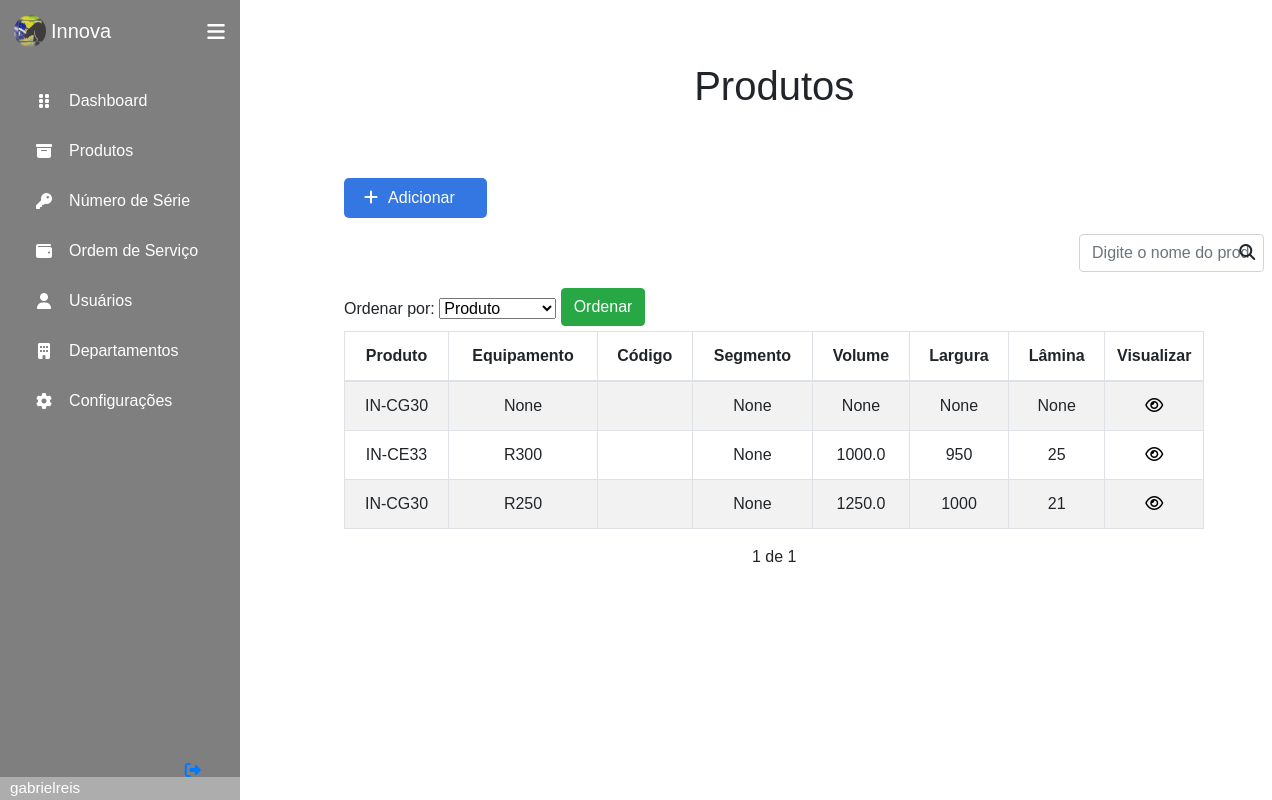
The page /products/ (signed in) on the database as committed earlier.
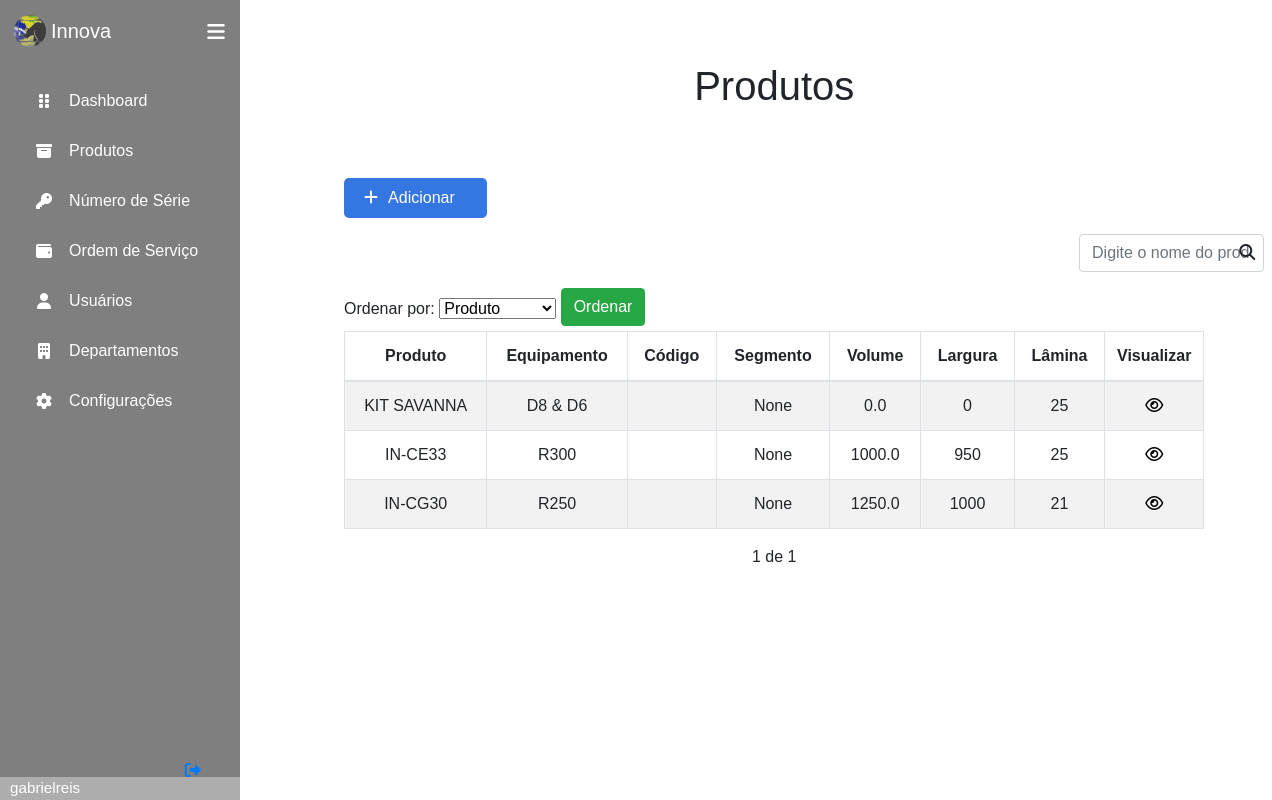
The same page on the database as committed later.
### produtos/models.py (models this page shows, shortened)
class Produto(models.Model):
    nome = CharField(max_length=30)
    equipamento = CharField(max_length=10)
    capacidade = FloatField()
    largura = IntegerField()
    lamina = IntegerField()
    peso = IntegerField()
    dateCriacao = DateTimeField(auto_now_add=True)
    dateUpdate = DateTimeField(auto_now=True)
    segmento = ForeignKey(Segmento, null=True, on_delete=SET_NULL)
    tipoProduto = ForeignKey(TipoProduto, null=True, on_delete=SET_NULL)
    categoria = ForeignKey(CategoriaProduto, null=True, on_delete=SET_NULL)
    classeAplicacao = ForeignKey(ClasseProduto, null=True, on_delete=SET_NULL)
    responsavel = ForeignKey(Colaborador, null=True, on_delete=SET_NULL)

### produtos/views.py (the view, shortened to what this page needs)
# urls.py: path('', views.Products, name = 'Home_Products'),
def Products(request):
    search = request.GET.get('search')
    if search:
        products = Produto.objects.filter(nome__icontains = search)
    else:
        productsList = Produto.objects.all().order_by('-dateCriacao')
        order = request.GET.get('order')
        paginator = Paginator(productsList, 20)
        page = request.GET.get('page')
        products = paginator.get_page(page)
    return render(request, 'produtos/Products.html', {'products' : products})

### templates/produtos/Products.html (shortened to what this page needs)
{% extends 'base.html' %}
{% block content %}
    <div class="container title">
        <h1>Produtos</h1>
    </div>
    <div class="offset-1 col-10 add-all-div">
        <a href="{% url 'products:Add_All_Products' %}" class="add-all">
            <div class="col-2 div-add-all">
                <i class="fas fa-plus all"></i>Adicionar
            </div>
        </a>
        {% if products|length > 0 %}
        <div class="col-3 search-div">
            <form method="GET" id="search-form">
                <input class="form-control" type="text" id="search" name="search" placeholder="Digite o nome do produto">
                <i class="fas fa-search" id="search-button"></i>
            </form>
        </div>
        {% endif %}
        {% if products|length > 0 %}
        <form method="GET">
            <label for="order">Ordenar por:</label>
            <select id="order">
                <option label="Produto">Produto</option>
            </select>
            <input type="submit" class="btn btn-success ordenar" id="order" value="Ordenar">
        </form>
        <table class="table table-striped table-hover table-bordered tab-products">
            <thead>
                <tr>
                    <th scope="col">Produto</th>
                    <th scope="col">Equipamento</th>
                    <th scope="col">Código</th>
                    <th scope="col">Segmento</th>
                    <th scope="col">Volume</th>
                    <th scope="col">Largura</th>
                    <th scope="col">Lâmina</th>
                    <th scope="col" class="col-sm-1">Visualizar</th>
                </tr>
            </thead>
            <tbody id="product-table">
                {% for product in products %}
                <tr scope="row">
                    <td>
                        {{product.nome}}
                    </td>
                    <td>
                        {{product.equipamento}}
                    </td>
                    <td>
                    </td>
                    <td>
                        {{product.segmento}}
                    </td>
                    <td>
                        {{product.capacidade}}
                    </td>
                    <td>
                        {{product.largura}}
                    </td>
                    <td>
                        {{product.lamina}}
                    </td>
                    <td>
                        <a href="{% url 'products:View_Product' product.id %}" class="icon view-product">
                            <div class="col">
                                <i class="far fa-eye"></i>
                            </div>
                        </a>
                    </td>
                </tr>
                {% endfor %}
            </tbody>
        </table>
        {% else %}
            <div class="sem-produtos">
                Nenhum produto cadastrado!
            </div>
        {% endif %}
        <div class="pagination">
            <span class="step-links">
                {% if products.paginator.num_pages %}
                <span class="current">
                    {{products.number}} de {{products.paginator.num_pages}}
                </span>
                {% endif %}
            </span>
        </div>
    </div>
{% endblock %}

Rows that differ between the two databases and show on the page:
changed Produto: nome "IN-CG30" → "KIT SAVANNA"; equipamento "None" → "D8 & D6"; capacidade "None" → "0.0"; largura "None" → "0"; lamina "None" → "25"
